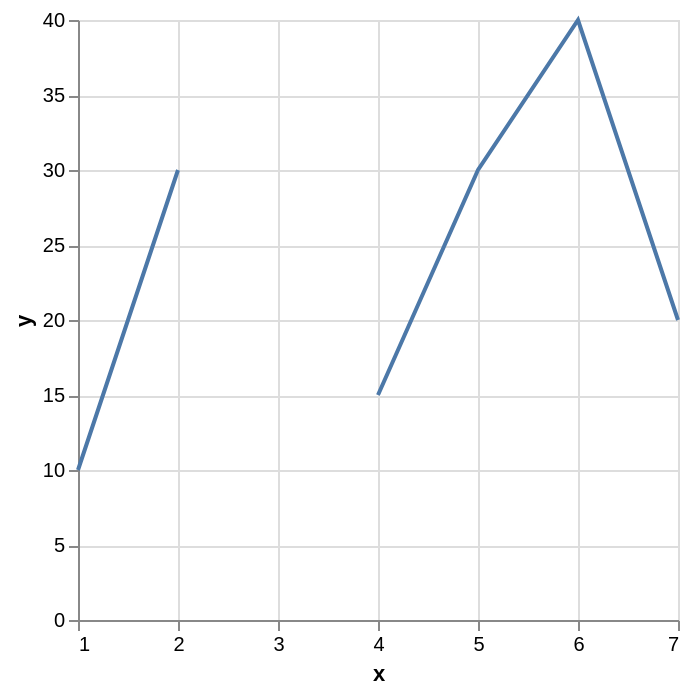

Specify this chart in Vega-Lite:
### Vega-Lite specification from a JSON file in a GitHub repository (floating-point values rounded to 4 significant figures)
{"$schema": "https://vega.github.io/schema/vega-lite/v5.json", "data": {"values": [{"x": 1, "y": 10}, {"x": 2, "y": 30}, {"x": 3, "y": null}, {"x": 4, "y": 15}, {"x": 5, "y": 30}, {"x": 6, "y": 40}, {"x": 7, "y": 20}]}, "mark": "line", "encoding": {"x": {"field": "x", "type": "quantitative"}, "y": {"field": "y", "type": "quantitative"}}}
